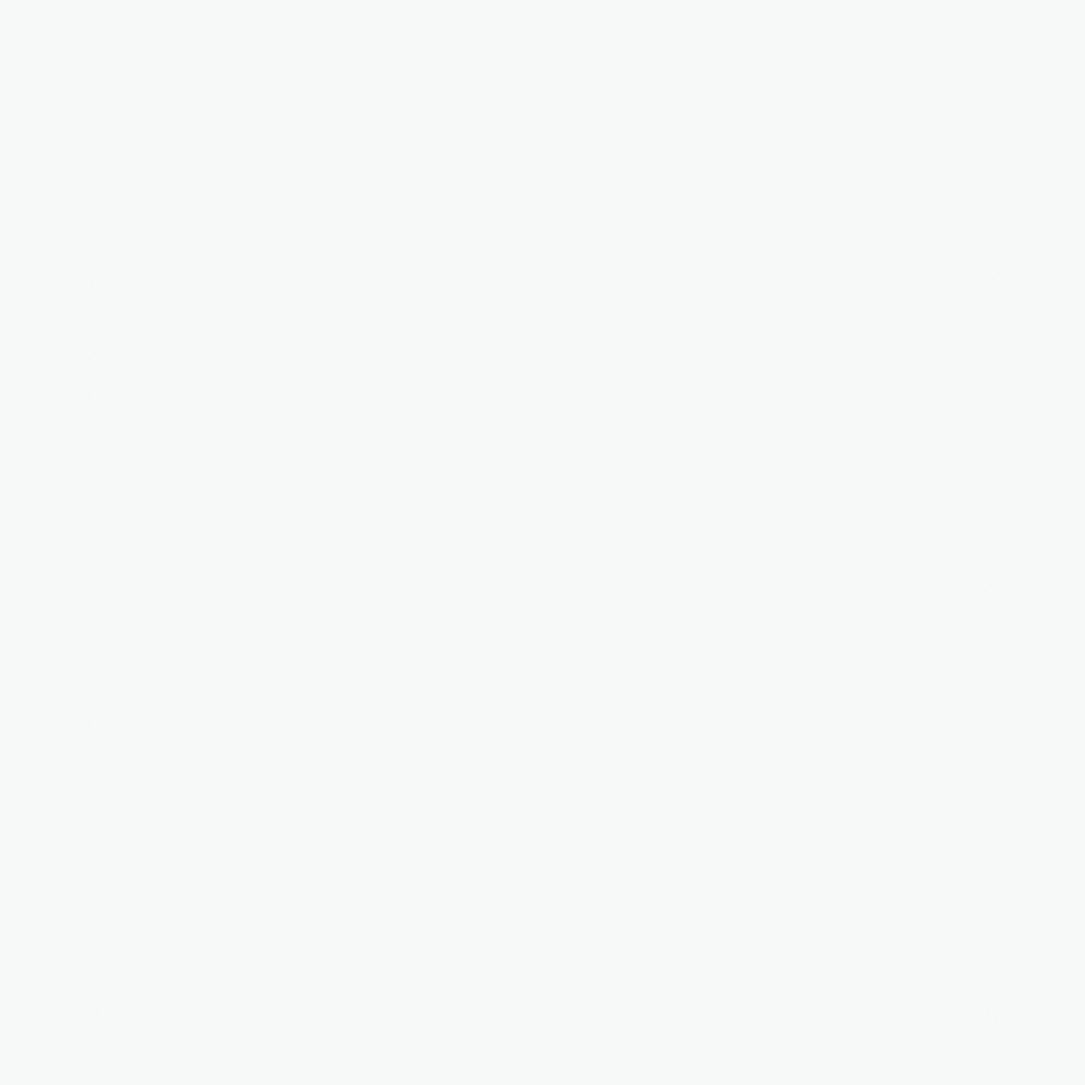
Frame 1 (no input)
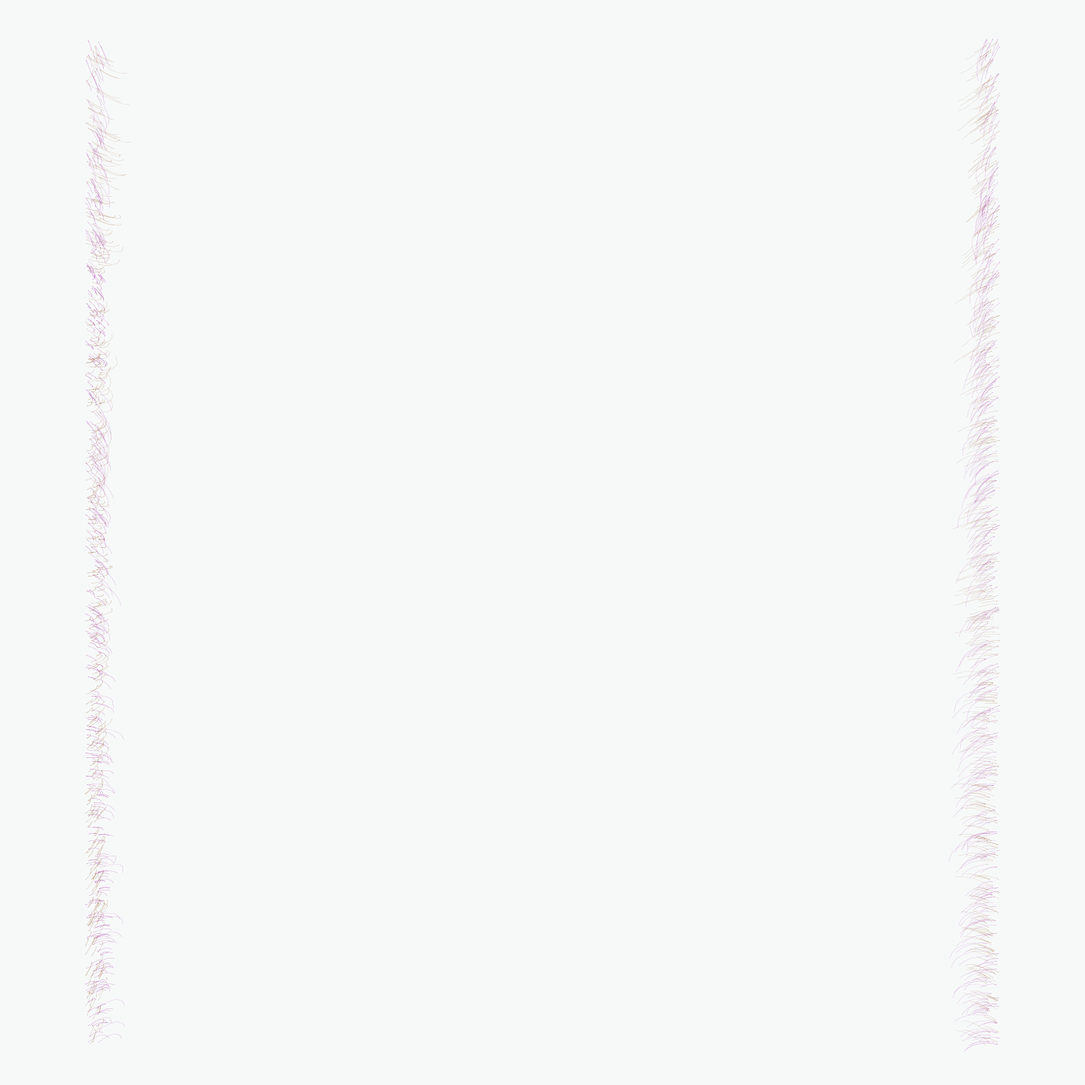
Frame 60 (the mouse pressed at the canvas centre just before this capture)
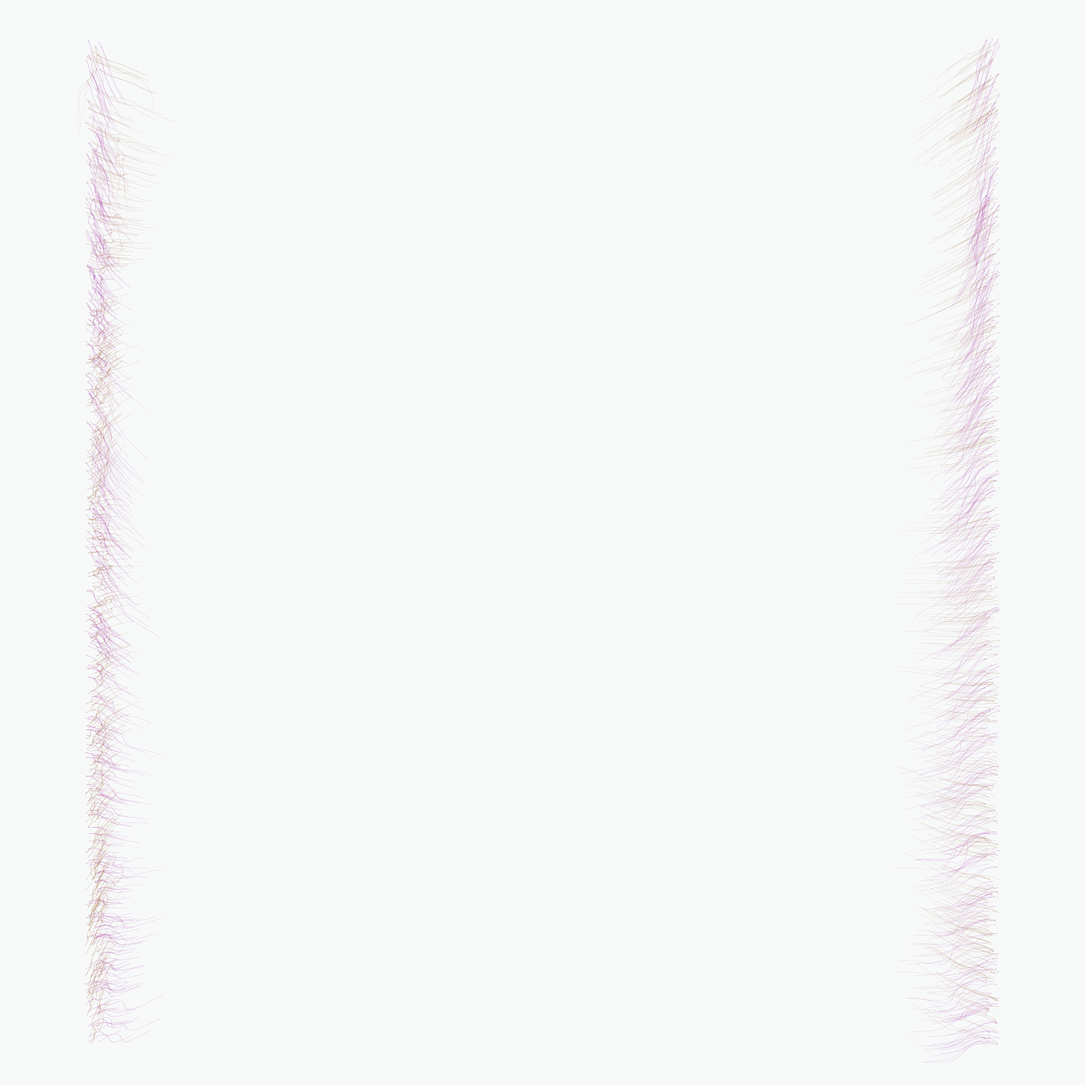
Frame 120 (the mouse held since frame 60 and released just before this capture)

The Processing sketch that drew these frames (run headless with seeded random() and noise(); from frame 60 on, the mouse is pressed at the canvas centre):

// Processing sketch: paths_of_resistance_v8
// ── paths_of_resistance_v8.pde
import java.util.Iterator;

PVector target;
OscAttr osc1;
FlowField fld;

ArrayList<Fleet> fleets;

float v_count = 800;  //number of vehicles
String fname;

void setup() {
   
 // fname = String.format("C:/Users/Jason/Documents/Processing Projects/Output/happy_wanderersv1_%d%d%d%d%d.tif", year(), month(), day(), hour(), minute(), second());//

  colorMode(HSB, 360, 100, 100, 100);
  size(1400,1400);
  //frameRate(5);
  float rad = width * 0.4;
  
  fleets = new ArrayList<Fleet>();
  fleets.add(new Fleet(true, v_count));
  fleets.add(new Fleet(false, v_count));
  
  for(Fleet f: fleets) { 
    f.add_vehicles();
  }
  
  for(Fleet f: fleets) {
    println(f.get_count());
  }
  background(180, 1, 98);
  
  target = new PVector(width/2,height/2);
  
  osc1 = new OscAttr();
  fld = new FlowField();
  
  
}


void draw() {
  fname = String.format("C:/Users/Jason/Documents/Processing Projects/Output/happy_wanderersv1_%d%d%d%d%d.tif", year(), month(), day(), hour(), minute(), second());
  
  //background(0,0,100);

  //osc1.display();
  fld.init();
  //fld.show_fld();
  
   //some random wind
    PVector wind = new PVector(random(-1.25, 1.25), random(-0.025, 0.025));
    
    for(Fleet f: fleets) {    
      f.apply_force(wind);
      f.seek_target(target);
      f.follow(fld);
      f.osc_attract(osc1);
      f.choose_grid(fld);    
       
      f.run();
    }
   
    //num_v = num_v * 0.9;
  
  target.x += randomGaussian() * 10;
  target.y += randomGaussian() * 10;
  //println(target.x, target.y);
  
 //save every so often
  if (frameCount % 1000 == 0) {
     save(fname); 
  } 
}

// ── Fleet.pde

class Fleet {
  ArrayList<Vehicle> vehicles;
  float num_v;
  boolean least;

Fleet(boolean _least, float _num_v) {
    vehicles = new ArrayList<Vehicle>();
    least = _least;
     num_v = _num_v;
  }
  
  void add_vehicles() {
       //vehicle starts
   
    for (int i = 0; i < num_v; i++) {
      
      float lx = 0;
      //half on each side
      if(i % 2 == 0 ) {
        lx = random(width - 130, width - 110);
      } else {
        lx = random(110, 130);
      }
      
      float ly = random(50, height - 50);
    
      PVector l = new PVector(lx, ly);
    
      vehicles.add(new Vehicle(l, least));
      println("Add v at", l.x, l.y, least);
    } 
    
  } //add vehicles
  
  float get_count() {
     return vehicles.size(); 
  }
  
  void run() {
     Iterator<Vehicle> vit = vehicles.iterator();
   
     while (vit.hasNext()) {
        Vehicle v = vit.next();
        if (v.has_arrived(target)) {
          //reset vehicles that have reached their destination
           vit.remove(); 
        }
      v.update();
      v.display();
      //println(vehicles.size(), " vehicles");
    
   }
   
   //replace vehicles
   while (vehicles.size() < num_v) {
       vehicles.add(new Vehicle(new PVector(random(width), random(height)), least)); 
    } 
  }
  
  void apply_force(PVector frc) {
      for (Vehicle v: vehicles) {
        //println(frc.x, frc.y);
        v.apply_force(frc);
      }
  } // apply frc
  
  void seek_target(PVector t) {
       for (Vehicle v: vehicles) {
          v.seek(t);
       }
  } //seek target
  
  void follow(FlowField flow) {
    for (Vehicle v: vehicles) {
          v.follow(flow);
       }
  }
  
  void osc_attract(OscAttr osc) {
    for (Vehicle v: vehicles) {
          PVector attr_frc = osc.attract(v);
          v.apply_force(attr_frc);
       }
  }
  
  void choose_grid(FlowField fld) {
    for (Vehicle v: vehicles) {
          v.choose_grid(fld);
       }
  }//choose grid
}

// ── FlowField.pde
class FlowField {
 
    PVector[][] field;
    int cols, rows;
    int resolution;
    float fld_strength;
    float fld_turbulence;
    float zoff;
    
    FlowField() {
       resolution = 50;
       fld_turbulence = 0.1;//075;
       fld_strength = 1;
       cols = width/resolution;
       rows = height/resolution;
       zoff = 0;
       
       field = new PVector[cols][rows];
       init();
    }
       
       void init() {
         float xoff = 100;
         for (int i = 0; i < cols; i++) {
            float yoff = 0;
            for (int j = 0; j < rows; j++) {
              float theta = map(noise(xoff, yoff, zoff), 0, 1, 0, TWO_PI);
              field[i][j] = new PVector(cos(theta), sin(theta));
              field[i][j].mult(fld_strength);
              yoff += fld_turbulence;
            }  //j
         xoff += fld_turbulence;
         }//i 
         zoff += 0.03;
         //println(zoff);
       }
      
       
      PVector lookup(PVector _lookup) {
       int column = int(constrain(_lookup.x/resolution, 0, cols-1));
       int row = int(constrain(_lookup.y/resolution, 0, rows-1));
       
       return field[column][row].copy();
      }
      
      int[] lookup_idx(PVector _lookup) {
       
       int[] idx = new int[2];
       idx[0] = int(constrain(_lookup.x/resolution, 0, cols-1));
       idx[1] = int(constrain(_lookup.y/resolution, 0, rows-1));
       
       return idx;
      }
      
      void show_fld() {
        for (int i = 0; i < cols; i++) {     
            for (int j = 0; j < rows; j++) {
              PVector linestart = new PVector((resolution/2) + resolution * i, (resolution/2) + resolution * j);
              PVector lineadd = PVector.mult(field[i][j], 20);
              //println(lineadd.x, lineadd.y);
              PVector lineend = PVector.add(linestart, lineadd);
              
              stroke(100,10,50,25);
              noFill();
              line(linestart.x, linestart.y, lineend.x, lineend.y);
              circle(lineend.x, lineend.y, 10);
              //println(field[i][j].x, field[i][j].y);
            }
        }
      }
}

// ── OscAttr.pde
class OscAttr {
  
  float amp;  ///max amplitude
  float period; //rotations
  float r;
  
  float loc_x;
  float loc_y;
  PVector loc;
  
  float strength;
  
  OscAttr() {
      
    loc_x = random(width/2-200, width/2+200) ;
    loc_y = height/2;
    loc = new PVector (loc_x, loc_y);
    amp = 2; //2
    period = 90; // every 2 seconds?
  
  }
  
  PVector attract(Vehicle v) {
      
    PVector frc = PVector.sub(loc, v.loc);
    float distance = frc.mag();
    distance = constrain(distance, .25, 1.25);
    
    frc.normalize();
    strength = get_cur_frc();// * (distance * distance);
    frc.mult(strength);
     
    //println("Frc: ", frc.x, frc.y); 
    return frc;
    
  }
  
  float get_cur_frc() {
      strength = amp * cos(TWO_PI * frameCount/period);
      //println("Strength: ", strength);
      return strength;
  }
  
  void display() {
    r = amp * cos(TWO_PI * frameCount/period);
    
    noFill();
    stroke(10, 100, 100, 100);
    ellipse(loc_x, loc_y, r, r);
    
    float r_old = amp * cos(TWO_PI*(frameCount-1)/period);
    noFill();
    stroke(235, 15, 100, 100);
    ellipse(loc_x, loc_y, r_old, r_old);
    
    
  }
  
}

// ── Vehicle.pde
class Vehicle {
 
  PVector loc;
  PVector old_loc;
  PVector acc;
  PVector vel;
  
  float max_speed;
  float max_frc;
  float mass;
  float targ_pull; //how attractive is the target?
  float dist_from_target;
  
  boolean least_most; //easy or hard path? true = least = easy

Vehicle(PVector _loc, boolean _least) {
   loc = _loc.copy();
   vel = new PVector(0,0);
   acc = new PVector(0,0);
   mass = random(30, 275);
   max_speed = mass/1000;
   max_frc = mass / 2;
   targ_pull = random(1.5, 2.5);
   least_most = _least;
   //println(least_most);
}

void apply_force(PVector frc) {
  PVector f = PVector.div(frc, mass); 
  acc.add(f);
}

//find the goal
void seek(PVector target) {
    PVector desired = PVector.sub(target, loc);
    desired.normalize();
    desired.mult(targ_pull);
    
    PVector steer = PVector.sub(desired, vel);
    steer.limit(max_frc);
    apply_force(steer);
}


//follow the underlying forces
void follow(FlowField flow) {
   PVector desired = flow.lookup(loc);
   //desired.mult(max_speed);
   
   PVector steer = PVector.sub(desired, vel);
   steer.limit(max_frc);
   apply_force(steer);
}

//choose where to head next
void choose_grid(FlowField flow) {
  
  PVector tmp_vel = vel.copy();
  PVector tmp_loc = loc.copy();
  PVector chosen_path = loc.copy();
  
  //get heading
  float head = tmp_vel.heading();
  //get the grid cells in the 120 deg field of view in front of the vehicle
  
  dist_from_target = PVector.dist(target, tmp_loc);
  
  for (float i = head - PI/3; i < head + PI/3; i += 0.15) {
    
     //PVector sightline = PVector.add(tmp_loc, new PVector(60 * tmp_vel.mag() * cos(i), 60 * tmp_vel.mag() * sin(i)));
     PVector sightline = PVector.add(tmp_loc, new PVector(2*flow.resolution * cos(i), 2*flow.resolution * sin(i))); 
     //get the fld strength at sightline
     PVector path_frc = flow.lookup(sightline);
     //what is the path from sightline to target?
     PVector optim_from_path = PVector.sub(target, sightline);
     
     //what would happen if we went to sightline?
     PVector frc_from_path = PVector.add(sightline, PVector.sub(path_frc, tmp_vel).limit(max_frc));
     PVector act_from_path = PVector.sub(target, frc_from_path);
     
     //fill(360,100,50,20);
     //ellipse(frc_from_path.x, frc_from_path.y, 10, 10);
     
     float diff_from_optim = PVector.sub(optim_from_path, act_from_path).mag();
     float dist_from_target_path = PVector.dist(target, act_from_path);
     //println("Mag: ", diff_from_optim, " Dist: ", dist_from_target);
     
     if(least_most) {
       if(dist_from_target_path < dist_from_target) {
          chosen_path = sightline.copy();
          dist_from_target = dist_from_target_path;
       }
       //println("Changing path - L");
     } else {
       if(dist_from_target_path > dist_from_target) {
          chosen_path = sightline.copy();
          dist_from_target = dist_from_target_path;
       }
       //println("Changing path - M");
     }
         
    } //headings
    seek(chosen_path);
}

void update() {
   old_loc = loc.copy();
   
   vel.add(acc);
   loc.add(vel);
   acc.mult(0);
}


boolean has_arrived(PVector destination) {
     
    if (loc.dist(destination) < 10) {
       vel.x = lerp(vel.x, 0, .9);
       vel.y = lerp(vel.y, 0, .9);
    }
  
    return loc.dist(destination) < 5;
    
    
}

void display() {
     
   if(least_most) {   
      stroke(25, 84, 60, 5);
   } else {
      stroke(300, 94, 60, 5);
   }
   //noStroke();
   
   beginShape();
     for (int i = 0; i <= 4; i++) {
        float x = lerp(old_loc.x, loc.x, i/4.0);
        float y = lerp(old_loc.y, loc.y, i/4.0);
       vertex(x, y);
     }
   endShape();
   
   //fill(100 + mass, 75, 30+(mass/10), 5);
   //noStroke();
   
   //ellipse(loc.x, loc.y, 10, 10);
   
}

}//class
